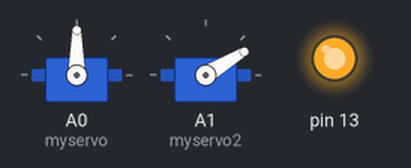
Simulated run of this sketch. Board: Arduino Uno, built with avr-gcc and run on an emulated ATmega328P. Shown: 2 × servo, output pins drawn as LEDs (lit = HIGH).

Above: at 0.1 s.
At 0.5 s:
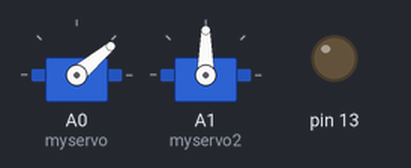
At 8.5 s:
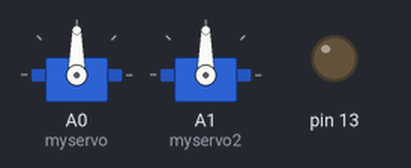
At 19.5 s:
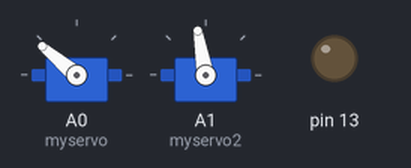
At 38.5 s:
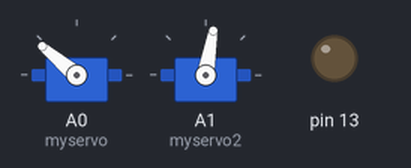
Timing chart, 0 to 40.0 s (numbered marks = the images above):
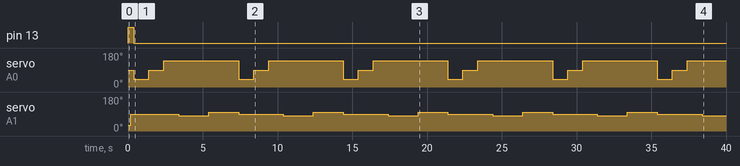

Measured:
- by itself, pin 13: LOW → HIGH at 0.00 s, → LOW 0.40 s later
- by itself, servo on A0 (myservo): repeats every 7.0 s: 90° 1.0 s, 140° 5.0 s, 40° 1.0 s
- by itself, servo on A1 (myservo2): repeats every 7.0 s: 80° 2.0 s, 100° 2.0 s, 90° 3.0 s

The sketch:

test_esc_servo.pde
```cpp
#include <Servo.h>

Servo myservo;
Servo myservo2;
int armed = 0;

void setup() {
  myservo.attach(A0);
  myservo2.attach(A1);
  pinMode(13, OUTPUT);
}

void loop()
{
  if(armed == 0) {
    digitalWrite(13, HIGH);
    myservo2.write(31);
    delay(200);
    myservo2.write(90);
    delay(200);
    armed = 1;
    digitalWrite(13, LOW);
  }


  myservo.write(40);
  delay(1000);
  myservo.write(90);
  delay(1000);
  myservo.write(140);
  delay(1000);
  myservo2.write(80);
  delay(2000);
  myservo2.write(100);
  delay(2000);
  myservo2.write(90);
}
```
